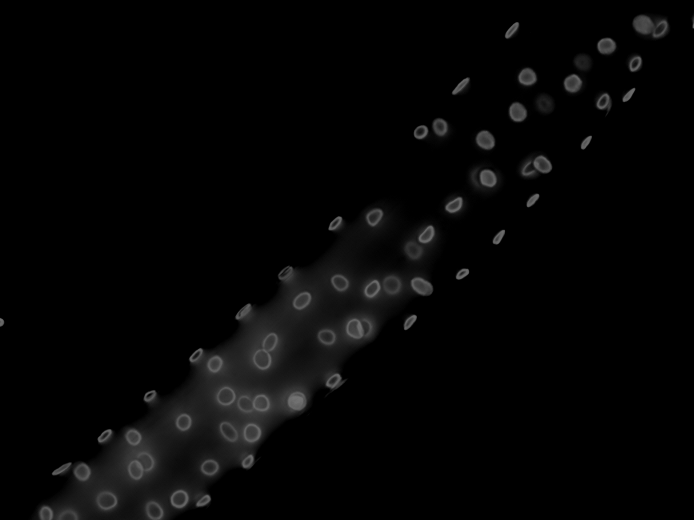
//> input picture data/bin_im_for_count14.bmp, 1388 x 1040 px (shown at 1/2 size)
$ ./EllipseDetection   (built with g++ and OpenCV 4)
//> lines starting //> are read from the running program, lines starting //| are printed output that depends on the picture; after the words box and inside, x2 and y2 are one past the last pixel; in counts of white or black regions, pixels touching at a corner belong together
### utils/fastpdist.hpp
#ifndef __FASTPDIST_H__
#define __FASTPDIST_H__

#include <vector>
#include <opencv2/opencv.hpp>

using namespace std;
using namespace cv;

Mat fastpdist( vector<CvPoint>& xy );
/// fastpdist
// 2 points in xy;
// 		| x1-x1	x1-x2 x1-x3 |
// X.^2 =  	| x2-x1 x2-x2 x2-x3 | .^2
// 		| x3-x1 x3-x2 x3-x3 |
//
//		| y1-y1 y1-y2 y1-y3 |
// Y.^2 = 	| y2-y1 y2-y2 y2-y3 | .^2
// 		| x3-x1 x3-x2 x3-x3 |
//
// dist = sqrt( X.^2 + Y.^2 )
//
#endif

### utils/findedgepoints.hpp
#ifndef __FINDEDGEPOINTS_H__
#define __FINDEDGEPOINTS_H__

#include <opencv2/opencv.hpp>

using namespace std;
using namespace cv;

vector<CvPoint> findedgepoints( Mat edgemap );

#endif

### utils/preprocessing.hpp
#ifndef __PREPROCESSING_H__
#define __PREPROCESSING_H__

#include <opencv2/opencv.hpp>

using namespace std;
using namespace cv;

Mat preprocessing ( Mat inMat );

#endif

### EllipseDetection.hpp
#ifndef __ELLIPSEDETECTION_H__
#define __ELLIPSEDETECTION_H__

#include <opencv2/opencv.hpp>

using namespace cv;

class JimEllipse{
public:
	CvPoint center;	// center of ellipse

	CvPoint majorpoint1;
	CvPoint majorpoint2;

	double majoraxis; // major axis of ellipse
//	double orientation; // orientation of ellipse
};

#endif

### utils/fastpdist.cxx
#include "fastpdist.hpp"

using namespace std;
using namespace cv;

Mat fastpdist( vector<CvPoint>& xy )
{
	// vector contains at least 2 points
	CV_Assert(xy.size() > 1 && xy.size() < 20001);

	// create X and Y matrix
	Mat X, Y;
	X.create(xy.size(), xy.size(), CV_64F);
	Y.create(xy.size(), xy.size(), CV_64F);

	// use for loop at first
	int nRows = X.rows;
	int nCols = X.cols * X.channels();

// [5 lines of commented-out code are left out]

	int i,j;
	double* p;
	for(i=0; i<nRows; i++)
	{
		p = X.ptr<double>(i);
		for(j=0; j<nCols; j++)
		{
			p[j] = xy[j].x;
		}
	}

	for(i=0; i<nRows; i++)
	{
		p = Y.ptr<double>(i);
		for(j=0; j<nCols; j++)
		{
			p[j] = xy[j].y;
		}
	}

	Mat X_transpose, Y_transpose;
	transpose(X, X_transpose);
	subtract(X, X_transpose, X);
	transpose(Y, Y_transpose);
	subtract(Y, Y_transpose, Y);

	// square X and Y matrix
	pow(X,2,X);
	pow(Y,2,Y);

	// get distance matrix
	Mat dist;
	add(X,Y,dist);
	sqrt(dist, dist);

	return dist;
}

### utils/findedgepoints.cxx
#include "findedgepoints.hpp"

#include <opencv2/opencv.hpp>

using namespace std;
using namespace cv;

vector<CvPoint> findedgepoints( Mat edgemap )
{
	// accept only char type matrices
	CV_Assert(edgemap.depth() != sizeof(uchar));

	vector<CvPoint> points;
	int nRows = edgemap.rows;
	int nCols = edgemap.cols;

	int i,j;
	uchar* p;

	for(i=0; i<nRows; ++i)
	{
		p = edgemap.ptr<uchar>(i);
		for(j=0; j<nCols; ++j)
		{
			if( p[j] == 255 )
				points.push_back(cvPoint(j,i));
		}
	}

	return points;
}

### utils/preprocessing.cxx
#include "preprocessing.hpp"
#include <opencv2/imgproc/imgproc.hpp>
#include <opencv2/highgui/highgui.hpp>
#include <stdlib.h>
#include <stdio.h>

using namespace std;
using namespace cv;

Mat src, src_gray;
Mat dst, detected_edges;

int edgeThresh = 1;
int lowThreshold;
int const max_lowThreshold = 100;
int ratio = 3;
int kernel_size = 3;
char* window_name = "Edge Map";

/**
 *  * @function CannyThreshold
 *   * @brief Trackbar callback - Canny thresholds input with a ratio 1:3
 *    */
void CannyThreshold(int, void*)
{
	/// Reduce noise with a kernel 3x3
	blur( src_gray, detected_edges, Size(3,3) );

	/// Canny detector
	Canny( detected_edges, detected_edges, lowThreshold, lowThreshold*ratio, kernel_size );

        /// Using Canny's output as a mask, we display our result
	dst = Scalar::all(0);

	detected_edges.copyTo( dst );
	imshow( window_name, dst );
}

Mat preprocessing( Mat inMap )
{
	Mat src;
	src.create( inMap.size(), inMap.type() );
	inMap.copyTo( src );

	/// Convert the image to grayscale
	if( src.dims == 3 )
		cvtColor( src, src_gray, CV_BGR2GRAY );
	else
	{
		src_gray.create( src.size(), src.type() );
		src.copyTo( src_gray );
	}


	/// Creat a window
	namedWindow( window_name, CV_WINDOW_AUTOSIZE );

	/// Create a Trackbar for user to enter threshold
	createTrackbar( "Min Threshold:", window_name, &lowThreshold, max_lowThreshold, CannyThreshold );

	/// Show the image
	CannyThreshold(0,0);

	/// Wait until user exit program by pressing a key
	waitKey(0);

	return dst;
}

### EllipseDetection.cxx
#include "EllipseDetection.hpp"
#include "preprocessing.hpp"
#include "findedgepoints.hpp"
#include "fastpdist.hpp"

#include <opencv2/opencv.hpp>
#include <iostream>
#include <iterator>
#include <ctime>
#include <algorithm>

#define min_majoraxis 20
#define max_majoraxis 50
#define min_minoraxis 5
#define least_number 30

using namespace std;
using namespace cv;

double pointdist( Point point1, Point point2 );

int main() {

    Mat image = imread("./data/bin_im_for_count14.bmp", 0);
//> image is the input picture: 1040 rows x 1388 cols, CV_8UC1; min 0, max 115, mean 5.4

	// get preprocessed image
	Mat edgemap = preprocessing( image );
//> in CannyThreshold, `Canny( detected_edges, detected_edges, lowThreshold, lowThreshold*rati..`:
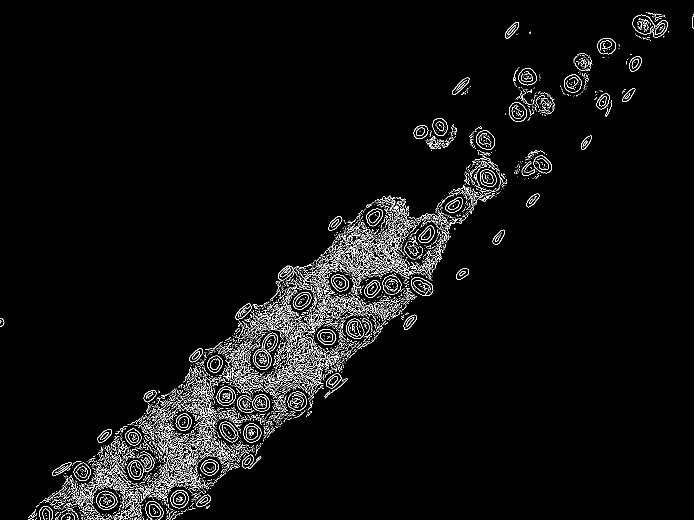
//> detected_edges: 1040 rows x 1388 cols, CV_8UC1 (shown at 1/2 size); 3.4% white in thin lines or dots
    cvtColor(image, image, CV_GRAY2BGR);

    cout << "Edge map dilation..." << endl;
    dilate(edgemap, edgemap, Mat());
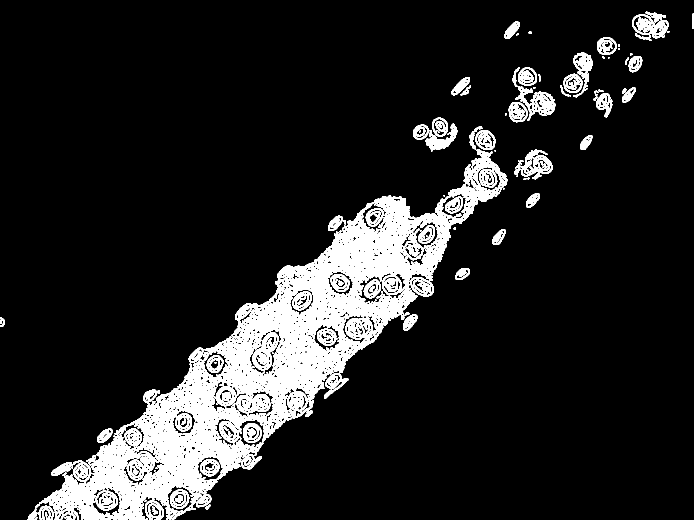
//> edgemap: 1040 rows x 1388 cols, CV_8UC1 (shown at 1/2 size); 12.3% white; 122 white regions (41 under 20 px), largest, box (x1, y1, x2, y2) and area: (71, 299, 1015, 1040) 139333, (1030, 173, 1111, 242) 2109, (504, 664, 557, 741) 1861
    imshow("Edge Map", edgemap);
    waitKey(200);

    Mat mask = Mat::zeros(edgemap.rows+2, edgemap.cols+2, CV_8U);
    cout << "Mask..." << endl;
    floodFill(edgemap, mask, Point(1,1), 255, 0, Scalar(), Scalar(), 4+(255<<8) + FLOODFILL_MASK_ONLY);
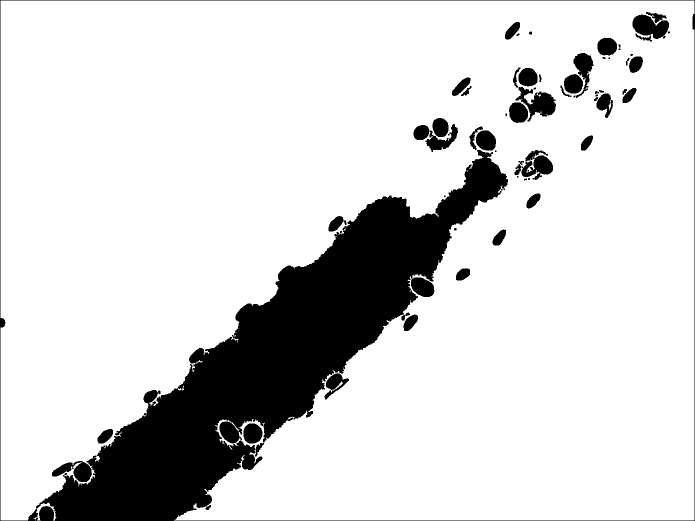
//> mask: 1042 rows x 1390 cols, CV_8UC1 (shown at 1/2 size); min 0, max 255, mean 215.3
    imshow("Edge Map", mask);
    waitKey(200);

    cout<< "Closing operation..." << endl;
    dilate(mask, mask, Mat());
    erode(mask, mask, Mat());
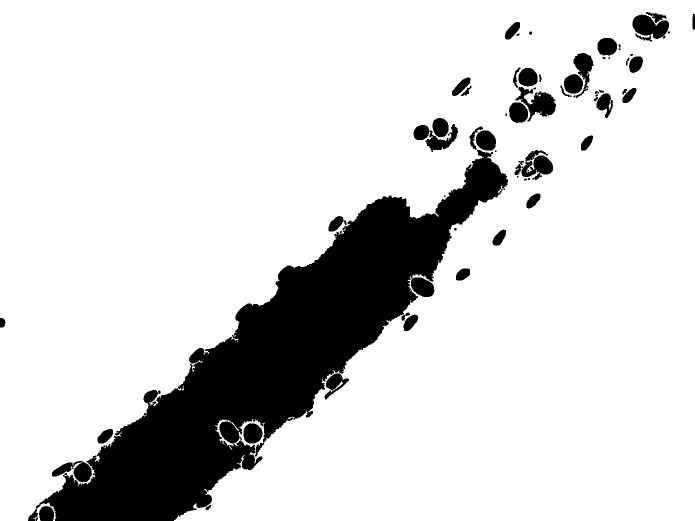
//> mask: 1042 rows x 1390 cols, CV_8UC1 (shown at 1/2 size); min 0, max 255, mean 216.1
    imshow("Edge Map", mask);
    waitKey(200);

    cout << "Edge map result..." << endl;
    dilate(mask, edgemap, Mat());
    edgemap = edgemap - mask;
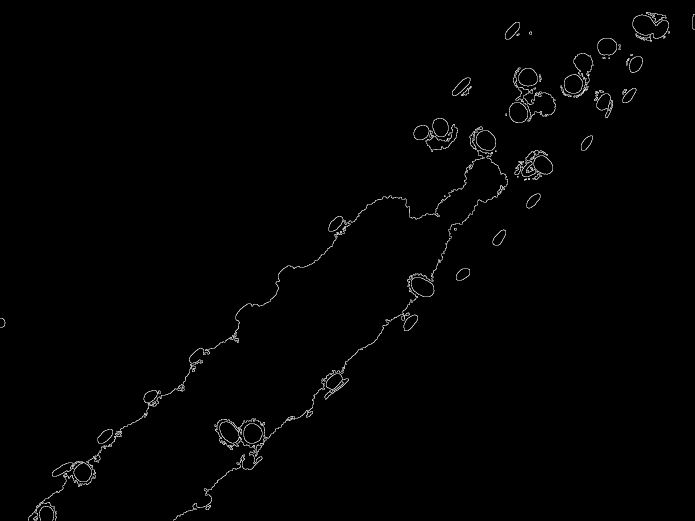
//> edgemap: 1042 rows x 1390 cols, CV_8UC1 (shown at 1/2 size); min 0, max 255, mean 2.4
    imshow("Edge Map", edgemap);
    waitKey(200);

    Mat rgb;
    cvtColor(edgemap, rgb, CV_GRAY2BGR);

    cout << "Collecting edge points..." << endl;
	vector<CvPoint> edgepoints = findedgepoints( edgemap );
//> after the loop in findedgepoints, `for(i=0; i<nRows; ++i)`: points = 13497 Points (x, y), first 12: [1293, 24], [1294, 24], [1295, 24], [1292, 25], [1293, 25], [1295, 25], [1296, 25], [1297, 25], [1298, 25], [1299, 25], [1300, 25], [1292, 26]
//> edgepoints has the same summary as points in findedgepoints

    cout << "Edge points randomize..." << endl;
    random_shuffle(edgepoints.begin(),edgepoints.end());
//> edgepoints = 13497 Points (x, y), first 12: [386, 1013], [1152, 133], [836, 253], [557, 557], [904, 187], [1331, 65], [1285, 76], [965, 262], [1269, 36], [832, 596], [948, 268], [1180, 289]

    cout << "Calculation distance map..." << endl;
//> (the run ends here: the program stops with an error, at `Y.create(xy.size(), xy.size(), CV_64F);`)
